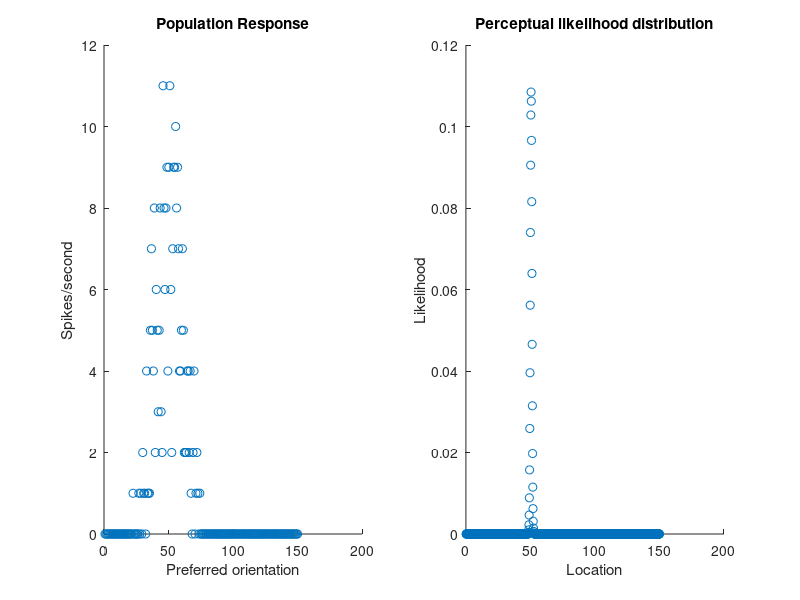

Here is the MATLAB script that generated this plot: (Note: this script raises an error after producing the figure.)
%% probabilistic population coding with poisson like neural variability


% inputs %
tuningStd=10 %Gaussian tuning curves at the moment
numNeurons=200
boundary=150 %boundary of the charts from 0 to X
numStims=900 %Number of points in PLD

stimulus=50
gain=200
stimulus2=100
gain2=200

r = zeros([1,numNeurons]);
stimVal = zeros([1,numStims]);

integrate = 1; %% if you want to run simulations with multiple inputs

%%%% simulate neural activity with poisson variability
for i = 1:numNeurons
    avgRate = gain*normpdf(stimulus,i*(boundary/numNeurons),tuningStd);
    r(i)=poissrnd(avgRate);
end
figure(1);subplot(1,2,1);scatter(((boundary/numNeurons):(boundary/numNeurons):boundary),r);title('Population Response');
xlabel('Preferred orientation');ylabel('Spikes/second');

for s = boundary/numStims:boundary/numStims:boundary
    p = 1;
    for ri = 1:length(r);
        p = p*poisspdf(r(ri),gain*normpdf(s,ri*(boundary/numNeurons),tuningStd));
    end
    stimVal(round(s*(numStims/boundary))) = p;
end
stimVal = stimVal*(1/sum(stimVal));
subplot(1,2,2);scatter(boundary/numStims:boundary/numStims:length(stimVal)/(numStims/boundary),stimVal);title('Stimulus Probability');
title('Perceptual likelihood distribution'),xlabel('Location'),ylabel('Likelihood');

cumulative = zeros([1,length(stimVal)]);

for i = 2:length(cumulative)
    cumulative(i) = cumulative(i-1)+stimVal(i);
end
PLDfit = fitCumulativeGaussian([boundary/numStims:boundary/numStims:length(cumulative)/(numStims/boundary)],cumulative)
L1 = sprintf('Stimulus: %d // Mean: %.2f // Std: %.2f',stimulus,PLDfit.mean,PLDfit.std)
legend(L1)
xlim([30,115])



if integrate %%%% if you want to integrate other stimuli %%%%%
   
r2 = zeros([1,numNeurons]);
stimVal2 = zeros([1,numStims]);

    for i = 1:numNeurons
        avgRate2 = gain2*normpdf(stimulus2,i*(boundary/numNeurons),tuningStd);
        r2(i)=poissrnd(avgRate2);
    end
    figure(2);subplot(1,2,1);scatter(((boundary/numNeurons):(boundary/numNeurons):boundary),r2);title('Population Response');
    xlabel('Preferred orientation');ylabel('Spikes/second');

    for s = boundary/numStims:boundary/numStims:boundary
        p = 1;
        for ri = 1:length(r2);
            p = p*poisspdf(r2(ri),gain2*normpdf(s,ri*(boundary/numNeurons),tuningStd));
        end
        stimVal2(round(s*(numStims/boundary))) = p;
    end
    stimVal2 = stimVal2*(1/sum(stimVal2));
    figure(2);subplot(1,2,2);scatter(boundary/numStims:boundary/numStims:length(stimVal2)/(numStims/boundary),stimVal2);title('Stimulus Probability');
    title('Perceptual likelihood distribution'),xlabel('Location'),ylabel('Likelihood');

    cumulative2 = zeros([1,length(stimVal2)]);

    for i = 2:length(cumulative2)
        cumulative2(i) = cumulative2(i-1)+stimVal2(i);
    end
    PLDfit2 = fitCumulativeGaussian([boundary/numStims:boundary/numStims:length(cumulative2)/(numStims/boundary)],cumulative2)
    L2 = sprintf('Stimulus: %d // Mean: %.2f // Std: %.2f',stimulus2,PLDfit2.mean,PLDfit2.std)
    legend(L2)
    xlim([30,115])
   
%%%% combine %%%%

%r3 neural activity
r3 = r+r2;
figure(3);subplot(1,2,1);scatter(((boundary/numNeurons):(boundary/numNeurons):boundary),r3);title('Population Response');
xlabel('Preferred orientation');ylabel('Spikes/second');

% likelihood
stimVal3 = zeros([1,numStims]);
for s = boundary/numStims:boundary/numStims:boundary
    p = 1;
    for ri = 1:length(r3);
        p = p*poisspdf(r3(ri),(gain+gain2)*normpdf(s,ri*(boundary/numNeurons),tuningStd));
    end
    stimVal3(round(s*(numStims/boundary))) = p;
end
stimVal3 = stimVal3*(1/sum(stimVal3));
figure(3);subplot(1,2,2);scatter(boundary/numStims:boundary/numStims:length(stimVal3)/(numStims/boundary),stimVal3);title('Stimulus Probability');
hold on;scatter(boundary/numStims:boundary/numStims:length(stimVal2)/(numStims/boundary),stimVal2,'red');scatter(boundary/numStims:boundary/numStims:length(stimVal)/(numStims/boundary),stimVal,'green');
title('Perceptual likelihood distribution'),xlabel('Location'),ylabel('Likelihood');

cumulative3 = zeros([1,length(stimVal3)]);

 for i = 2:length(cumulative3)
     cumulative3(i) = cumulative3(i-1)+stimVal3(i);
 end
    PLDfit3 = fitCumulativeGaussian([boundary/numStims:boundary/numStims:length(cumulative3)/(numStims/boundary)],cumulative3)
   
    %%% statistics %%%
    std1 = PLDfit.std;std2=PLDfit2.std;std3=PLDfit3.std;
    m1 = PLDfit.mean;m2=PLDfit2.mean;m3=PLDfit3.mean;
    pstd = sqrt(((std1^2)*(std2^2))/(std1^2+std2^2))
    pm = m1*((std2^2)/(std1^2+std2^2))+m2*((std1^2)/(std1^2+std2^2))

    L3 = sprintf('Mean: %.2f // Std: %.2f // Predicted Mean: %.2f // Predicted Std: %.2f', PLDfit3.mean,PLDfit3.std,pm,pstd)
    legend(L3,L1,L2)
    xlim([30,115])
end